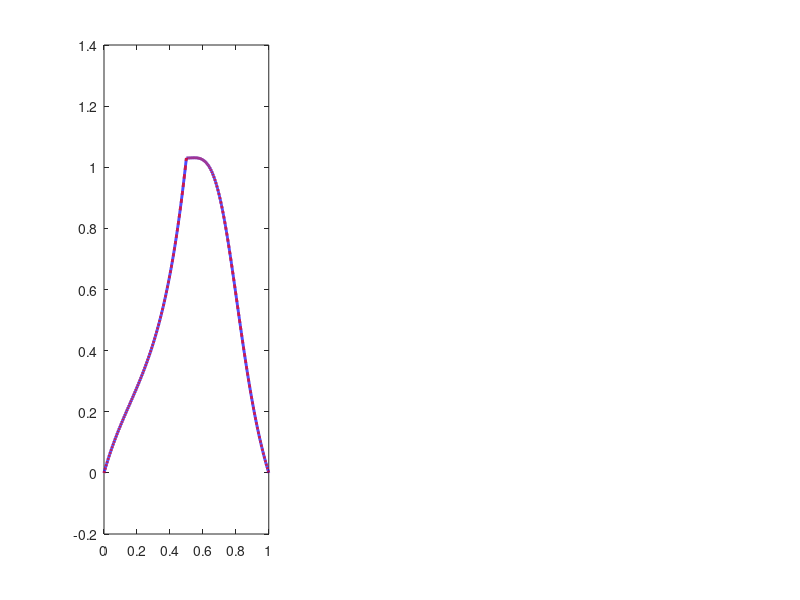

Write the MATLAB code that produced this figure. (Note: this script raises an error after producing the figure.)
%% ----Itô Dirichlet Weak (C^0) Doppelgänger — Figure 4 ----
clear; clc; close all;


L  = 1;
N  = 4001;                            
x  = linspace(0, L, N)';
dx = x(2) - x(1);

z   = 0.5;  [~, iz] = min(abs(x - z));
b0_1    = 10;
gamma   = 5;
delta_b0 = 4;
b0_2    = b0_1 + delta_b0;

% D1 = 2 + 0.8*sin(10*pi*x) + 0.5*cos(4*pi*x);
D1 = 2 + 0.8*sin(2*pi*x);

Aw = zeros(N,N);
for i = 2:N-1
    Aw(i,i-1) =  1/dx^2;
    Aw(i,i  ) = -2/dx^2;
    Aw(i,i+1) =  1/dx^2;
end

function u = solve_dir(Aw, D, gamma, b0, iz, dx, N)
    M = Aw * diag(D) - gamma * eye(N);
    M(1,:) = 0; M(1,1) = 1;
    M(N,:) = 0; M(N,N) = 1;
    rhs = zeros(N,1);
    rhs(iz) = -b0 / dx;
    u = M \ rhs;
end

u1 = solve_dir(Aw, D1, gamma, b0_1, iz, dx, N);

%% ---W = delta_b0 * G0(x,z)  (kinks at z)---
G0 = zeros(N,1);
G0(x <= z) = x(x <= z) * (L - z) / L;
G0(x >  z) = z * (L - x(x > z)) / L;
W = delta_b0 * G0;                    % W(0)=0, W(L)=0, W''=-delta_b0*delta(z)

%% deltaD = W / u1  
thresh   = 0.02 * max(abs(u1));      
mask     = abs(u1) > thresh;
deltaD   = zeros(N,1);
deltaD(mask) = W(mask) ./ u1(mask);

i_first = find(mask, 1, 'first');
i_last  = find(mask, 1, 'last');
deltaD(1:i_first-1)  = deltaD(i_first);
deltaD(i_last+1:end) = deltaD(i_last);

D2 = D1 + deltaD;

u2 = solve_dir(Aw, D2, gamma, b0_2, iz, dx, N);

%% ---Verification ---
max_err = max(abs(u1 - u2));
fprintf('  max|u1-u2| = %.2e  (%.4f%% of peak u1)\n', max_err, max_err/max(u1)*100);

% Kink in W at z: [W'](z) should equal -delta_b0
dW = diff(W) / dx;
kink_W = dW(iz) - dW(iz-1);
fprintf('[W''](z) = %.4f  (expected = %.4f)\n', kink_W, -delta_b0);

% Kink in u1' at z 
du1 = diff(u1) / dx;
kink_u1 = du1(iz) - du1(iz-1);
fprintf('  [u1''](z) = %.4f  <- C^1 kink', kink_u1);

%% ---Plot---
figure('Color','w','Position',[60 80 1400 440]);
subplot(1,3,1);
plot(x, u1, 'b-',  'LineWidth', 2, 'DisplayName', 'u_1(x)'); hold on;
plot(x, u2, 'r--', 'LineWidth', 2, 'DisplayName', 'u_2(x)');
xline(z, 'k:', 'LineWidth', 1.5,'DisplayName', 'x=0.5');
xlabel('x'); ylabel('u');
title({'Comparison of u_1(x) and u_2(x)'});
legend('Location','best'); grid on;

subplot(1,3,2);
plot(x, D1, 'b-',  'LineWidth', 2,   'DisplayName', 'D_1(x)'); hold on;
plot(x, D2, 'r--', 'LineWidth', 2,   'DisplayName', 'D_2(x)');
xline(z, 'k:', 'LineWidth', 1.5,'DisplayName', 'x=0.5');
xlabel('x'); ylabel('D');
title({'Different D_1(x) and D_2(x)'})
legend('Location','best'); grid on;

subplot(1,3,3);
stem(z, b0_1, 'b-', 'MarkerFaceColor','b', 'MarkerSize', 8, ...
     'LineWidth', 2, 'DisplayName', sprintf('b_0^{(1)} = %g', b0_1));
hold on;
stem(z, b0_2, 'r--', 'MarkerFaceColor','r', 'MarkerSize', 8, ...
     'LineWidth', 2, 'DisplayName', sprintf('b_0^{(2)} = %g', b0_2));
xlabel('x'); ylabel('Magnitude');
title('Point Sources b(x) with Different Magnitude');
xlim([0 1]); ylim([0 b0_2 * 1.5]);
legend('Location','best'); grid on;
